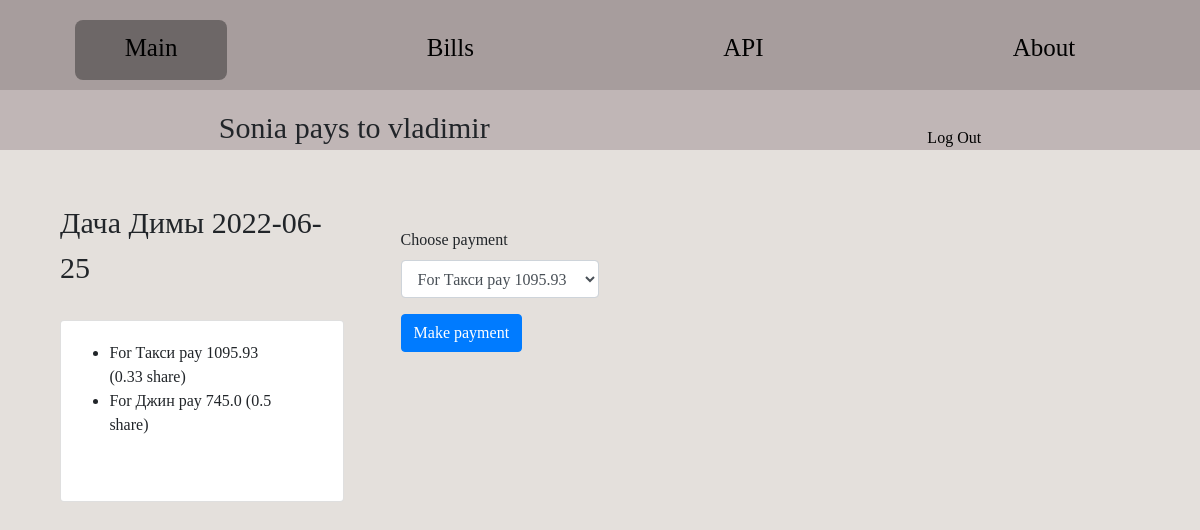
/users/pay/vladimir (signed in), run on the app's committed database.
### bills/models.py (models this page shows, shortened)
class Item(models.Model):
    name = models.CharField(max_length=500)
    amount = models.PositiveIntegerField()
    cost_per_exemplar = models.PositiveIntegerField()
    bill = models.ForeignKey(Bill, on_delete=models.CASCADE, related_name='items')
    def _get_cost_total(self):
        return self.amount*self.cost_per_exemplar
    cost_total = property(_get_cost_total)

class Item_Payment(models.Model):
    item = models.ForeignKey(Item, on_delete=models.CASCADE, related_name='payments')
    payer = models.ForeignKey(get_user_model(), on_delete=models.CASCADE, related_name='payers')
    paying_part = models.FloatField(editable = True, validators=[MinValueValidator(0.0), MaxValueValidator(1.0)])
    is_payed = models.BooleanField(editable = True, default = False)
    def _get_paying_amount(self):
        return round(self.paying_part*self.item.cost_per_exemplar*self.item.amount, 2)
    paying_amount = property(_get_paying_amount)
    def _get_lender(self):
        "Returns the lender of the bill where the item is on"
        return self.item.bill.lender
    lender = property(_get_lender)

### users/views.py (the view)
# urls.py: path('pay/<str:lender_username>', views.pay, name='pay'),
def pay(request, lender_username):
    user = request.user
    lender = get_user_model().objects.get(username = lender_username)
    bill_payment = []
    for bill in Bill.objects.filter(lender = lender).all():
        payments_lst = []
        bill_total = 0
        for item in Item.objects.filter(bill = bill).all():
            for payment in Item_Payment.objects.filter(item = item).filter(payer = user).filter(is_payed = False).all():
                payments_lst.append([payment.id, payment.item.name, payment.paying_amount, payment.paying_part])
                bill_total += payment.paying_amount
        if not (payments_lst == []):
            bill_payment.append([str(bill), bill_total, payments_lst])
    return render(request, 'users/pay.html', {
        'user': user,
        'lender': lender,
        'bill_payment': bill_payment
    })

### bills/models.py (called while the page is built)
    def __str__(self):
        return f'{self.name} {self.date}' #: {self.cost_total}rub'

### users/templates/users/pay.html (shortened to what this page needs)
{% extends 'users/layout.html' %}
{% block body %}
<header class="subHeader">
    <div>
        {% if user.first_name %}
        <l1 class="title">{{ user.first_name }} pays to {{ lender }}</l1>
        {% else %}
        <l1 class="title">{{ user.username }} pays to {{ lender }}</l1>
        {% endif %}
    </div>
    <div>
        <a href="{% url 'users:logout' %}">Log Out</a>
    </div>
</header>
<div class="mainBox">
    {% if bill_payment %}
    <div>
        {% for bill, bill_total, payment in bill_payment %}
        <div class="subMainBox">
            <div style="width: 50%;">
                <l1 class="title">{{bill}}</l1>
                <div class="card">
                    <div class="card-body">
                        <ul class="list">
                            {% for payment_id, item_name, paying_amount, paying_part in payment %}
                            <li>For {{item_name}} pay {{paying_amount}} ({{paying_part}} share)</li>
                            {% endfor %}
                        </ul>
                    </div>
                </div>
            </div>
            <div class="paymentsBox" style="padding-left: 10%; padding-top: 5%;">
                <form action="{% url 'users:make_payment' lender.username %}" method="post">
                    <div class="form-group">
                        <label>Choose payment</label>
                        <select name="payment_id" class="form-control">
                            {% for payment_id, item_name, paying_amount, paying_part in payment %}
                            <option value="{{ payment_id }}">For {{item_name}} pay {{paying_amount}} ({{paying_part}}
                                share)</option>
                            {% endfor %}
                        </select>
                    </div>
                    <button type="submit" class="btn btn-primary">Make payment</button>
                </form>
            </div>
        </div>
        {% endfor %}
    </div>
    {% else %}
    <div>
        <l1>You have no payments</l1>
    </div>
    {% endif %}
</div>
{% endblock %}

### static/css/main.css (style rules this page uses)
* { margin: 0; padding: 0; box-sizing: border-box; }
body { height: 670px; background-color: rgb(228, 224, 220); -webkit-background-size: cover; background-size: cover; padding-top: 150px; font-family: "Cuprum" }
header { position: fixed; top:0; width: 100%; height: 90px; padding-top: 20px; background-color: rgb(167, 157, 157); z-index:2; }
.subHeader { position: fixed; top:90px; width: 100%; height: 60px; background-color: rgb(192, 182, 182); z-index:2; list-style-type: none; display: flex; justify-content: space-around; align-items: flex-end; }
a { color:black; text-decoration: none; }
.mainBox { display: flex; margin: 0 5%; padding-top: 40px }
.subMainBox { display: flex; padding-top: 10px }
.paymentsBox { width: 45%; padding-left: 10%; margin-bottom: 20%; }
.list { text-align: left; }
.title { margin: 0 auto; text-align: center; font-size: 30px; }
.card { margin-top: 30px; padding-left: 10%; padding-right: 10%; padding-bottom: 10%; }

### data on the page
Item: payment "Такси"
Item_Payment: payment "0.33"
Item: payment "Джин"
Item_Payment: payment "0.5"

### other printed values
{{ user.first_name }} "Sonia"
{{ lender }} "vladimir"
{{ bill }} "Дача Димы 2022-06-25"
{{ paying_amount }} "1095.93" "745.0"
